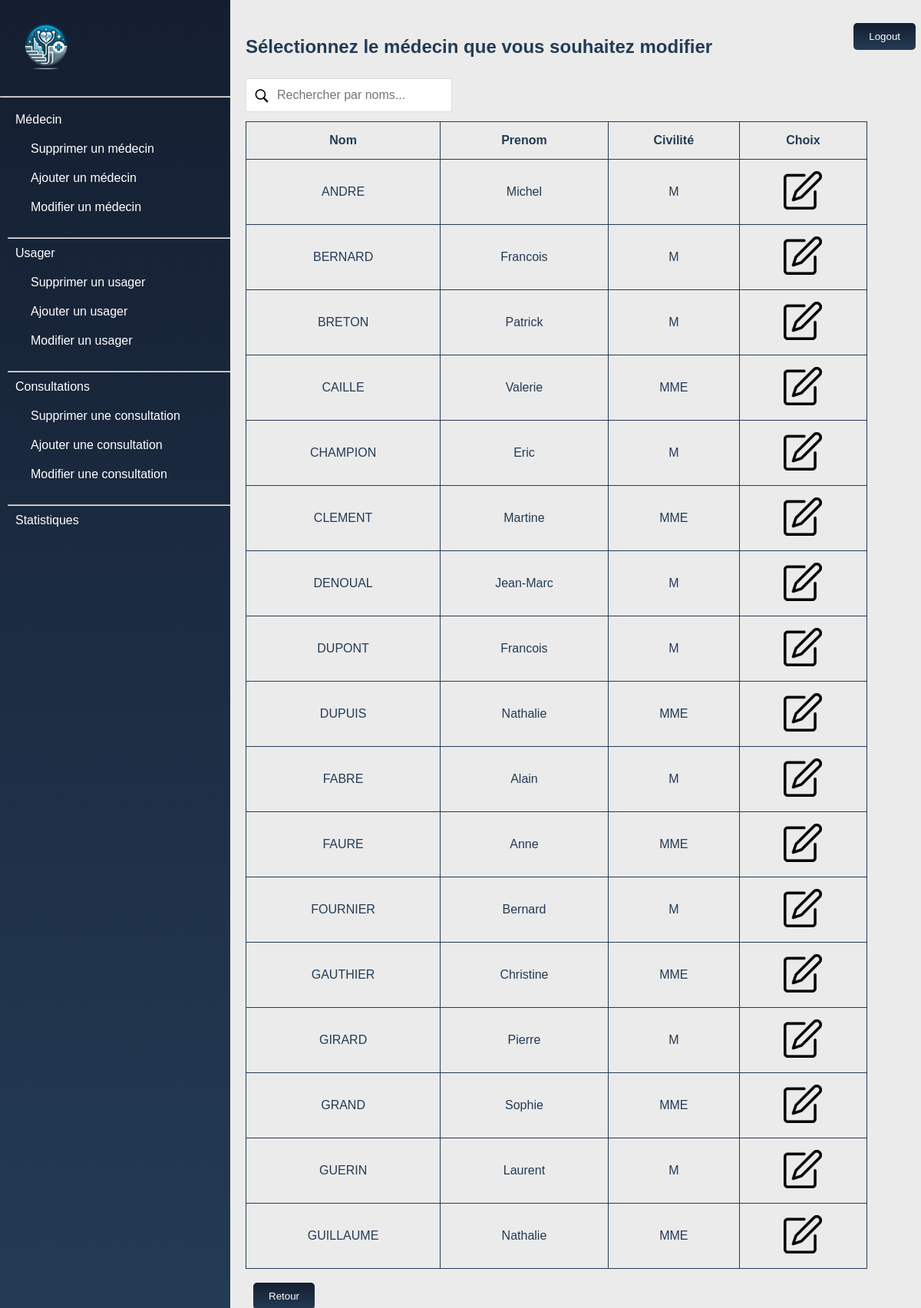
The app's page /PHP/medecin/modifier.php (signed in) with its own data.
### tables this page shows
CREATE TABLE medecin (
    ID INT PRIMARY KEY AUTO_INCREMENT,
    Nom VARCHAR(255) NOT NULL,
    Prenom VARCHAR(255) NOT NULL,
    Civilite VARCHAR(10) NOT NULL
);

### BDD/BDD.php (called while the page is built)
<?php
    class BDD {
        private static $_instance = null;
        private $linkpdo;
        private function __construct(){
            $this->linkpdo = new PDO(
                "mysql:host=db_project;dbname=php_project;charset=utf8",
                "test","test"
            );
        }
        public static function getInstanceBDD() {
            if(is_null(self::$_instance)) {
              self::$_instance = new BDD();
            }
            return self::$_instance;
        }
        public function getBDD(){
            return $this->linkpdo;
        }
    }
?>

### BDD/BDDmedecin.php (called while the page is built, shortened)
<?php
    include_once('BDD.php');
    class BDDmedecin {
        private $BDD;
        public function __construct() {
            $this->BDD = BDD::getInstanceBDD();
        }
        public function select(){
            $sql = "SELECT ID,Nom,Prenom,Civilite FROM medecin";
            $result = $this->BDD->getBDD()->query($sql);
            return $result;
        }
    }
?>

### PHP/medecin/modifier.php (the view, shortened to what this page needs)
<!DOCTYPE HTML>
<html>
<head>
    <link rel="stylesheet" href="../../CSS/style.css">
</head>
<header>
    <?php include "../../HTML/header.php"; ?>
</header>
<body>
    <div class="content-wrapper">
            <div class="scrollable-div">
                <form action="../logout.php" method="post" >
          <input id="logout" type="submit" value="Logout">
        </form>
                <h2 class="h2page">Sélectionnez le médecin que vous souhaitez modifier</h2>
                <input type="text" id="myInput" onkeyup="recherche()" placeholder="Rechercher par noms...">
                <table id="myTable">
                    <tr>
                        <th>Nom</th>
                        <th>Prenom</th>
                        <th>Civilité</th>
                        <th>Choix</th>
                    </tr>
                    <?php
                    require("../../BDD/BDDmedecin.php");
                    $BDD = new BDDmedecin();
                    $records = $BDD->select();
                    while ($row = $records->fetch()) {
                        $recordID = $row["ID"];
                        $nom = $row["Nom"]; ?>
                        <tr>
                            <td>
                                <?php echo $row["Nom"]; ?>
                            </td>
                            <td>
                                <?php echo $row["Prenom"]; ?>
                            </td>
                            <td>
                                <?php echo $row["Civilite"]; ?>
                            </td>
                            <td>
                                <a href='modification.php?recordID=<?php echo $recordID ?>' class="delete-icon">
                                    <img src="../../IMAGES/update-icon-50.png"></a>
                            </td>
                        </tr>
                    <?php } ?>
                </table>
                <button class="retour" onclick="location.href='../../choix.php'">Retour</button>
            </div>
    </div>
</body>
</html>

### CSS/style.css (style rules this page uses)
* { margin: 0px; padding: 0px; font-family: Avenir, sans-serif; }
html { height: 100%; overflow-y: auto; }
body { height: auto; position: absolute; margin: 0px; padding: 0px; font-family: sans-serif; }
.h2page { color: #243b55; margin-top: 3%; margin-bottom: 3%; }
.scrollable-div { height: 100%; overflow: auto; }
table { border-collapse: collapse; width: 90%; color: #243b55; border-color: #243b55; }
table, th, td { border: 1px solid #243b55; }
th, td { padding: 15px; text-align: center; }
#myInput { background-image: url('../IMAGES/icons8-search-20.png'); background-position: 10px 12px; background-repeat: no-repeat; width: auto; font-size: 16px; padding: 12px 20px 12px 40px; border: 1px solid #ddd; margin-bottom: 12px; }
.content-wrapper { width: calc(100% - 300px); height: 100%; position: fixed; background: #fff; left: 300px; padding: 20px; }
.content-wrapper { transition: all 300ms; }
.content-wrapper { background: #ebebeb; }
#logout { background: linear-gradient(#141e30, #243b55); color: white; padding: 10px 20px; margin: 10px; border: none; border-radius: 5px; cursor: pointer; transition: background-color 0.3s ease; float: right; margin-right: 3%; }
.retour { background: linear-gradient(#141e30, #243b55); color: white; padding: 10px 20px; margin: 10px; border: none; border-radius: 5px; cursor: pointer; transition: background-color 0.3s ease; float: left; margin-top: 2%; margin-bottom: 2%; }

### records on screen
medecin: Nom "ANDRE", Prenom "Michel", Civilite "M"
medecin: Nom "BERNARD", Prenom "Francois", Civilite "M"
medecin: Nom "BRETON", Prenom "Patrick", Civilite "M"
medecin: Nom "CAILLE", Prenom "Valerie", Civilite "MME"
medecin: Nom "CHAMPION", Prenom "Eric", Civilite "M"
medecin: Nom "CLEMENT", Prenom "Martine", Civilite "MME"
medecin: Nom "DENOUAL", Prenom "Jean-Marc", Civilite "M"
medecin: Nom "DUPONT", Prenom "Francois", Civilite "M"
medecin: Nom "DUPUIS", Prenom "Nathalie", Civilite "MME"
medecin: Nom "FABRE", Prenom "Alain", Civilite "M"
medecin: Nom "FAURE", Prenom "Anne", Civilite "MME"
medecin: Nom "FOURNIER", Prenom "Bernard", Civilite "M"
medecin: Nom "GAUTHIER", Prenom "Christine", Civilite "MME"
medecin: Nom "GIRARD", Prenom "Pierre", Civilite "M"
medecin: Nom "GRAND", Prenom "Sophie", Civilite "MME"
medecin: Nom "GUERIN", Prenom "Laurent", Civilite "M"
medecin: Nom "GUILLAUME", Prenom "Nathalie", Civilite "MME"
